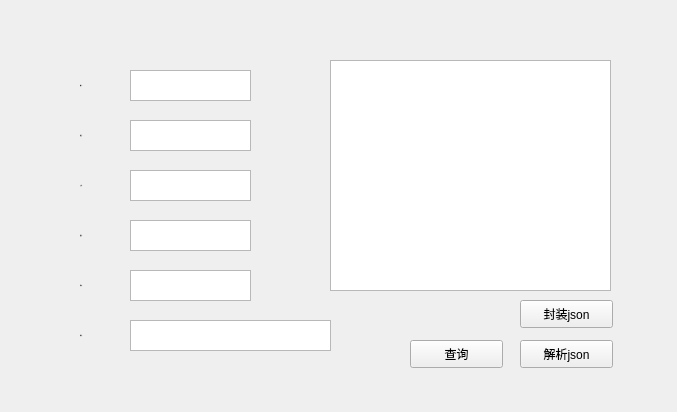
<?xml version="1.0" encoding="UTF-8"?>
<ui version="4.0">
 <class>QtclientClass</class>
 <widget class="QMainWindow" name="QtclientClass">
  <property name="geometry">
   <rect>
    <x>0</x>
    <y>0</y>
    <width>677</width>
    <height>412</height>
   </rect>
  </property>
  <property name="windowTitle">
   <string>Qtclient</string>
  </property>
  <property name="styleSheet">
   <string notr="true">background-image: url(:/img/back.jpeg);

</string>
  </property>
  <widget class="QWidget" name="centralWidget">
   <property name="styleSheet">
    <string notr="true">QLabel  {
     font-size: 16px;
background-color: transparent; 
border: none;
}；

QTextEdit {
     font-size: 16px;
background-color: transparent; 
border: none;
}；</string>
   </property>
   <widget class="QGraphicsView" name="graphicsView">
    <property name="geometry">
     <rect>
      <x>330</x>
      <y>60</y>
      <width>281</width>
      <height>231</height>
     </rect>
    </property>
   </widget>
   <widget class="QTextEdit" name="textEdit">
    <property name="geometry">
     <rect>
      <x>130</x>
      <y>70</y>
      <width>121</width>
      <height>31</height>
     </rect>
    </property>
    <property name="html">
     <string>&lt;!DOCTYPE HTML PUBLIC &quot;-//W3C//DTD HTML 4.0//EN&quot; &quot;http://www.w3.org/TR/REC-html40/strict.dtd&quot;&gt;
&lt;html&gt;&lt;head&gt;&lt;meta name=&quot;qrichtext&quot; content=&quot;1&quot; /&gt;&lt;meta charset=&quot;utf-8&quot; /&gt;&lt;style type=&quot;text/css&quot;&gt;
p, li { white-space: pre-wrap; }
hr { height: 1px; border-width: 0; }
li.unchecked::marker { content: &quot;\2610&quot;; }
li.checked::marker { content: &quot;\2612&quot;; }
&lt;/style&gt;&lt;/head&gt;&lt;body style=&quot; font-family:'Microsoft YaHei UI'; font-size:9pt; font-weight:400; font-style:normal;&quot;&gt;
&lt;p align=&quot;center&quot; style=&quot;-qt-paragraph-type:empty; margin-top:0px; margin-bottom:0px; margin-left:0px; margin-right:0px; -qt-block-indent:0; text-indent:0px; font-family:'SimSun';&quot;&gt;&lt;br /&gt;&lt;/p&gt;&lt;/body&gt;&lt;/html&gt;</string>
    </property>
   </widget>
   <widget class="QTextEdit" name="textEdit_2">
    <property name="geometry">
     <rect>
      <x>130</x>
      <y>120</y>
      <width>121</width>
      <height>31</height>
     </rect>
    </property>
    <property name="html">
     <string>&lt;!DOCTYPE HTML PUBLIC &quot;-//W3C//DTD HTML 4.0//EN&quot; &quot;http://www.w3.org/TR/REC-html40/strict.dtd&quot;&gt;
&lt;html&gt;&lt;head&gt;&lt;meta name=&quot;qrichtext&quot; content=&quot;1&quot; /&gt;&lt;meta charset=&quot;utf-8&quot; /&gt;&lt;style type=&quot;text/css&quot;&gt;
p, li { white-space: pre-wrap; }
hr { height: 1px; border-width: 0; }
li.unchecked::marker { content: &quot;\2610&quot;; }
li.checked::marker { content: &quot;\2612&quot;; }
&lt;/style&gt;&lt;/head&gt;&lt;body style=&quot; font-family:'Microsoft YaHei UI'; font-size:9pt; font-weight:400; font-style:normal;&quot;&gt;
&lt;p align=&quot;center&quot; style=&quot;-qt-paragraph-type:empty; margin-top:0px; margin-bottom:0px; margin-left:0px; margin-right:0px; -qt-block-indent:0; text-indent:0px; font-family:'SimSun';&quot;&gt;&lt;br /&gt;&lt;/p&gt;&lt;/body&gt;&lt;/html&gt;</string>
    </property>
   </widget>
   <widget class="QTextEdit" name="textEdit_3">
    <property name="geometry">
     <rect>
      <x>130</x>
      <y>220</y>
      <width>121</width>
      <height>31</height>
     </rect>
    </property>
    <property name="html">
     <string>&lt;!DOCTYPE HTML PUBLIC &quot;-//W3C//DTD HTML 4.0//EN&quot; &quot;http://www.w3.org/TR/REC-html40/strict.dtd&quot;&gt;
&lt;html&gt;&lt;head&gt;&lt;meta name=&quot;qrichtext&quot; content=&quot;1&quot; /&gt;&lt;meta charset=&quot;utf-8&quot; /&gt;&lt;style type=&quot;text/css&quot;&gt;
p, li { white-space: pre-wrap; }
hr { height: 1px; border-width: 0; }
li.unchecked::marker { content: &quot;\2610&quot;; }
li.checked::marker { content: &quot;\2612&quot;; }
&lt;/style&gt;&lt;/head&gt;&lt;body style=&quot; font-family:'Microsoft YaHei UI'; font-size:9pt; font-weight:400; font-style:normal;&quot;&gt;
&lt;p align=&quot;center&quot; style=&quot;-qt-paragraph-type:empty; margin-top:0px; margin-bottom:0px; margin-left:0px; margin-right:0px; -qt-block-indent:0; text-indent:0px; font-family:'SimSun';&quot;&gt;&lt;br /&gt;&lt;/p&gt;&lt;/body&gt;&lt;/html&gt;</string>
    </property>
   </widget>
   <widget class="QTextEdit" name="textEdit_4">
    <property name="geometry">
     <rect>
      <x>130</x>
      <y>170</y>
      <width>121</width>
      <height>31</height>
     </rect>
    </property>
    <property name="html">
     <string>&lt;!DOCTYPE HTML PUBLIC &quot;-//W3C//DTD HTML 4.0//EN&quot; &quot;http://www.w3.org/TR/REC-html40/strict.dtd&quot;&gt;
&lt;html&gt;&lt;head&gt;&lt;meta name=&quot;qrichtext&quot; content=&quot;1&quot; /&gt;&lt;meta charset=&quot;utf-8&quot; /&gt;&lt;style type=&quot;text/css&quot;&gt;
p, li { white-space: pre-wrap; }
hr { height: 1px; border-width: 0; }
li.unchecked::marker { content: &quot;\2610&quot;; }
li.checked::marker { content: &quot;\2612&quot;; }
&lt;/style&gt;&lt;/head&gt;&lt;body style=&quot; font-family:'Microsoft YaHei UI'; font-size:9pt; font-weight:400; font-style:normal;&quot;&gt;
&lt;p align=&quot;center&quot; style=&quot;-qt-paragraph-type:empty; margin-top:0px; margin-bottom:0px; margin-left:0px; margin-right:0px; -qt-block-indent:0; text-indent:0px; font-family:'SimSun';&quot;&gt;&lt;br /&gt;&lt;/p&gt;&lt;/body&gt;&lt;/html&gt;</string>
    </property>
   </widget>
   <widget class="QTextEdit" name="textEdit_5">
    <property name="geometry">
     <rect>
      <x>130</x>
      <y>270</y>
      <width>121</width>
      <height>31</height>
     </rect>
    </property>
    <property name="html">
     <string>&lt;!DOCTYPE HTML PUBLIC &quot;-//W3C//DTD HTML 4.0//EN&quot; &quot;http://www.w3.org/TR/REC-html40/strict.dtd&quot;&gt;
&lt;html&gt;&lt;head&gt;&lt;meta name=&quot;qrichtext&quot; content=&quot;1&quot; /&gt;&lt;meta charset=&quot;utf-8&quot; /&gt;&lt;style type=&quot;text/css&quot;&gt;
p, li { white-space: pre-wrap; }
hr { height: 1px; border-width: 0; }
li.unchecked::marker { content: &quot;\2610&quot;; }
li.checked::marker { content: &quot;\2612&quot;; }
&lt;/style&gt;&lt;/head&gt;&lt;body style=&quot; font-family:'Microsoft YaHei UI'; font-size:9pt; font-weight:400; font-style:normal;&quot;&gt;
&lt;p align=&quot;center&quot; style=&quot;-qt-paragraph-type:empty; margin-top:0px; margin-bottom:0px; margin-left:0px; margin-right:0px; -qt-block-indent:0; text-indent:0px; font-family:'SimSun';&quot;&gt;&lt;br /&gt;&lt;/p&gt;&lt;/body&gt;&lt;/html&gt;</string>
    </property>
   </widget>
   <widget class="QLabel" name="label">
    <property name="geometry">
     <rect>
      <x>80</x>
      <y>70</y>
      <width>51</width>
      <height>31</height>
     </rect>
    </property>
    <property name="font">
     <font>
      <family>Agency FB</family>
      <pointsize>-1</pointsize>
     </font>
    </property>
    <property name="text">
     <string>部门：</string>
    </property>
   </widget>
   <widget class="QLabel" name="label_2">
    <property name="geometry">
     <rect>
      <x>80</x>
      <y>120</y>
      <width>51</width>
      <height>31</height>
     </rect>
    </property>
    <property name="font">
     <font>
      <family>Agency FB</family>
      <pointsize>-1</pointsize>
     </font>
    </property>
    <property name="text">
     <string>姓名：</string>
    </property>
   </widget>
   <widget class="QLabel" name="label_3">
    <property name="geometry">
     <rect>
      <x>80</x>
      <y>170</y>
      <width>51</width>
      <height>31</height>
     </rect>
    </property>
    <property name="font">
     <font>
      <family>Agency FB</family>
      <pointsize>-1</pointsize>
     </font>
    </property>
    <property name="text">
     <string>工号：</string>
    </property>
   </widget>
   <widget class="QLabel" name="label_4">
    <property name="geometry">
     <rect>
      <x>80</x>
      <y>220</y>
      <width>51</width>
      <height>31</height>
     </rect>
    </property>
    <property name="font">
     <font>
      <family>Agency FB</family>
      <pointsize>-1</pointsize>
     </font>
    </property>
    <property name="text">
     <string>职位：</string>
    </property>
   </widget>
   <widget class="QLabel" name="label_5">
    <property name="geometry">
     <rect>
      <x>80</x>
      <y>270</y>
      <width>51</width>
      <height>31</height>
     </rect>
    </property>
    <property name="font">
     <font>
      <family>Agency FB</family>
      <pointsize>-1</pointsize>
     </font>
    </property>
    <property name="text">
     <string>状态：</string>
    </property>
   </widget>
   <widget class="QTextEdit" name="textEdit_6">
    <property name="geometry">
     <rect>
      <x>130</x>
      <y>320</y>
      <width>201</width>
      <height>31</height>
     </rect>
    </property>
    <property name="html">
     <string>&lt;!DOCTYPE HTML PUBLIC &quot;-//W3C//DTD HTML 4.0//EN&quot; &quot;http://www.w3.org/TR/REC-html40/strict.dtd&quot;&gt;
&lt;html&gt;&lt;head&gt;&lt;meta name=&quot;qrichtext&quot; content=&quot;1&quot; /&gt;&lt;meta charset=&quot;utf-8&quot; /&gt;&lt;style type=&quot;text/css&quot;&gt;
p, li { white-space: pre-wrap; }
hr { height: 1px; border-width: 0; }
li.unchecked::marker { content: &quot;\2610&quot;; }
li.checked::marker { content: &quot;\2612&quot;; }
&lt;/style&gt;&lt;/head&gt;&lt;body style=&quot; font-family:'Microsoft YaHei UI'; font-size:9pt; font-weight:400; font-style:normal;&quot;&gt;
&lt;p align=&quot;center&quot; style=&quot;-qt-paragraph-type:empty; margin-top:0px; margin-bottom:0px; margin-left:0px; margin-right:0px; -qt-block-indent:0; text-indent:0px; font-family:'SimSun';&quot;&gt;&lt;br /&gt;&lt;/p&gt;&lt;/body&gt;&lt;/html&gt;</string>
    </property>
   </widget>
   <widget class="QLabel" name="label_6">
    <property name="geometry">
     <rect>
      <x>80</x>
      <y>320</y>
      <width>51</width>
      <height>31</height>
     </rect>
    </property>
    <property name="font">
     <font>
      <family>Agency FB</family>
      <pointsize>-1</pointsize>
     </font>
    </property>
    <property name="text">
     <string>时间：</string>
    </property>
   </widget>
   <widget class="QPushButton" name="onPunchCardButtonClicked">
    <property name="geometry">
     <rect>
      <x>410</x>
      <y>340</y>
      <width>93</width>
      <height>28</height>
     </rect>
    </property>
    <property name="text">
     <string>查询</string>
    </property>
   </widget>
   <widget class="QPushButton" name="pushButton_2">
    <property name="geometry">
     <rect>
      <x>520</x>
      <y>300</y>
      <width>93</width>
      <height>28</height>
     </rect>
    </property>
    <property name="text">
     <string>封装json</string>
    </property>
   </widget>
   <widget class="QPushButton" name="pushButton_3">
    <property name="geometry">
     <rect>
      <x>520</x>
      <y>340</y>
      <width>93</width>
      <height>28</height>
     </rect>
    </property>
    <property name="text">
     <string>解析json</string>
    </property>
   </widget>
   <zorder>graphicsView</zorder>
   <zorder>textEdit</zorder>
   <zorder>textEdit_2</zorder>
   <zorder>textEdit_3</zorder>
   <zorder>textEdit_4</zorder>
   <zorder>textEdit_5</zorder>
   <zorder>label_2</zorder>
   <zorder>label_3</zorder>
   <zorder>label_4</zorder>
   <zorder>label_5</zorder>
   <zorder>textEdit_6</zorder>
   <zorder>label_6</zorder>
   <zorder>onPunchCardButtonClicked</zorder>
   <zorder>pushButton_2</zorder>
   <zorder>pushButton_3</zorder>
   <zorder>label</zorder>
  </widget>
  <widget class="QMenuBar" name="menuBar">
   <property name="geometry">
    <rect>
     <x>0</x>
     <y>0</y>
     <width>677</width>
     <height>22</height>
    </rect>
   </property>
  </widget>
  
 </widget>
 <layoutdefault spacing="6" margin="11"/>
 <resources>
  <include location="Qtclient.qrc"/>
 </resources>
 <connections/>
</ui>
